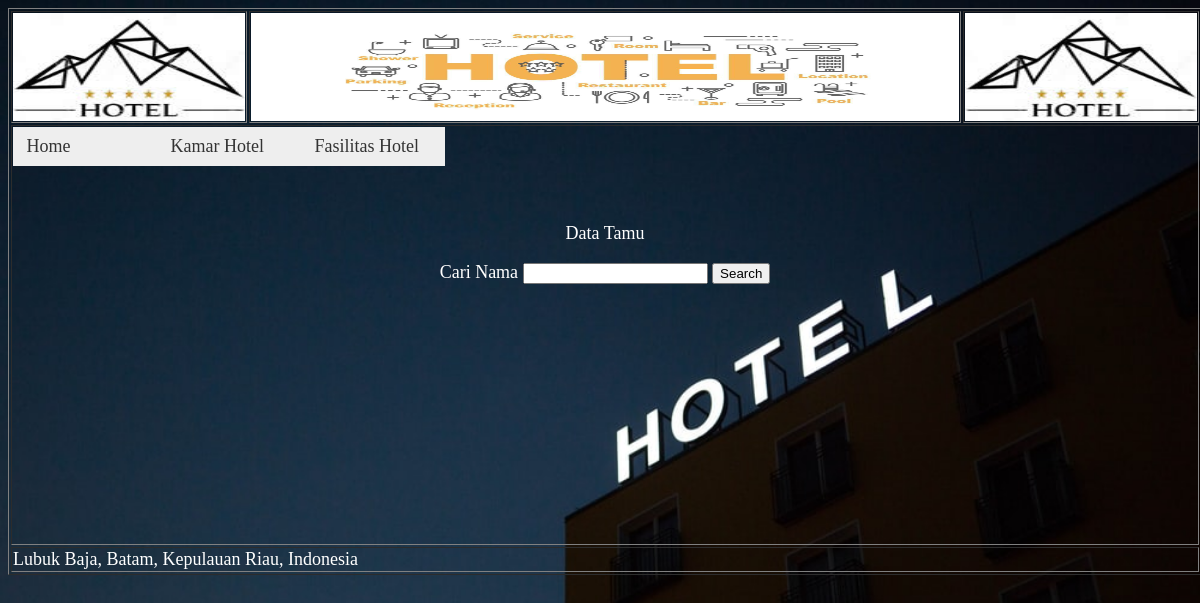
/tamucari.php?nama=asep, run on an earlier commit of the app's database.
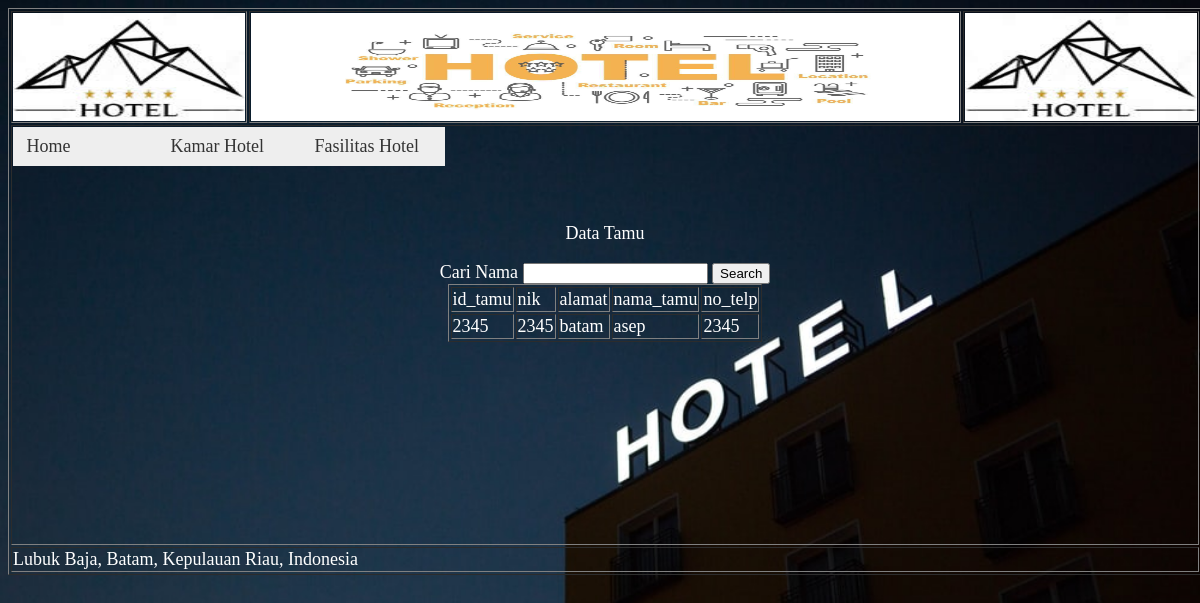
And on a later commit of the database.
### tables this page shows
CREATE TABLE IF NOT EXISTS `tamu` (
  `id_tamu` varchar(10) NOT NULL,
  `nik` varchar(20) NOT NULL,
  `alamat` varchar(50) NOT NULL,
  `nama_tamu` char(30) NOT NULL,
  `no_telp` varchar(20) NOT NULL,
  PRIMARY KEY (`id_tamu`)
);

### tamucari.php (the view, shortened to what this page needs)
<?php require_once('Connections/hotel1.php'); ?>
<?php
if (!function_exists("GetSQLValueString")) {
function GetSQLValueString($theValue, $theType, $theDefinedValue = "", $theNotDefinedValue = "")
{
  $theValue = function_exists("mysql_real_escape_string") ? mysql_real_escape_string($theValue) : mysql_escape_string($theValue);
  switch ($theType) {
    case "text":
      $theValue = ($theValue != "") ? "'" . $theValue . "'" : "NULL";
      break;
  }
  return $theValue;
}
}
$query_tamu = "SELECT * FROM tamu";
$tamu = mysql_query($query_tamu, $hotel1) or die(mysql_error());
$totalRows_tamu = mysql_num_rows($tamu);$colname_tamu = "-1";
if (isset($_GET['nama'])) {
  $colname_tamu = $_GET['nama'];
}
$query_tamu = sprintf("SELECT * FROM tamu WHERE nama_tamu = %s", GetSQLValueString($colname_tamu, "text"));
$tamu = mysql_query($query_tamu, $hotel1) or die(mysql_error());
$row_tamu = mysql_fetch_assoc($tamu);
$totalRows_tamu = mysql_num_rows($tamu);
?>
<!DOCTYPE html PUBLIC "-//W3C//DTD XHTML 1.0 Transitional//EN" "http://www.w3.org/TR/xhtml1/DTD/xhtml1-transitional.dtd">
<html xmlns="http://www.w3.org/1999/xhtml">
<head>
<link href="SpryAssets/SpryMenuBarHorizontal.css" rel="stylesheet" type="text/css" />
</head>
<body>
<table width="1124" height="561" border="1" align="center">
  <tr>
    <td width="109" height="88"><img src="image/logo.jpg" width="232" height="108" /></td>
    <td width="755"><img src="image/banner.jpg" width="708" height="108" /></td>
    <td width="109"><img src="image/logo.jpg" alt="" width="232" height="108" /></td>
  </tr>
  <tr>
    <td height="416" colspan="3" align="center" valign="top"><ul id="MenuBar1" class="MenuBarHorizontal">
      <li><a href="homeresepsionis.php">Home</a></li>
      <li><a href="kamarhotelresepsionis.php">Kamar Hotel</a></li>
      <li><a href="fasilitashotelresepsionis.php">Fasilitas Hotel</a></li>
    </ul>
      <p>&nbsp;</p>
      <p>&nbsp;</p>
      <p>Data Tamu</p>
      <form id="form1" name="form1" method="get" action="">
        Cari Nama
        <input name="nama" type="text" id="nama" />
        <input type="submit" name="button" id="button" value="Search" />
      </form>
      <?php if ($totalRows_tamu > 0) {  ?>
  <table border="1" align="center">
    <tr>
      <td>id_tamu</td>
      <td>nik</td>
      <td>alamat</td>
      <td>nama_tamu</td>
      <td>no_telp</td>
    </tr>
    <?php do { ?>
      <tr>
        <td><?php echo $row_tamu['id_tamu']; ?></td>
        <td><?php echo $row_tamu['nik']; ?></td>
        <td><?php echo $row_tamu['alamat']; ?></td>
        <td><?php echo $row_tamu['nama_tamu']; ?></td>
        <td><?php echo $row_tamu['no_telp']; ?></td>
      </tr>
      <?php } while ($row_tamu = mysql_fetch_assoc($tamu)); ?>
  </table>
  <?php }  ?>
<p>&nbsp;</p>
<p>&nbsp;</p></td>
  </tr>
  <tr>
    <td colspan="3">Lubuk Baja, Batam, Kepulauan Riau, Indonesia</td>
  </tr>
</table>
</body>
</html>

What changed in the data, as far as the page shows it:
added tamu: id_tamu "2345", nik "2345", alamat "batam", nama_tamu "asep", no_telp "2345"
Also different on the page:
text now shown: "id_tamu nik alamat nama_tamu no_telp"
